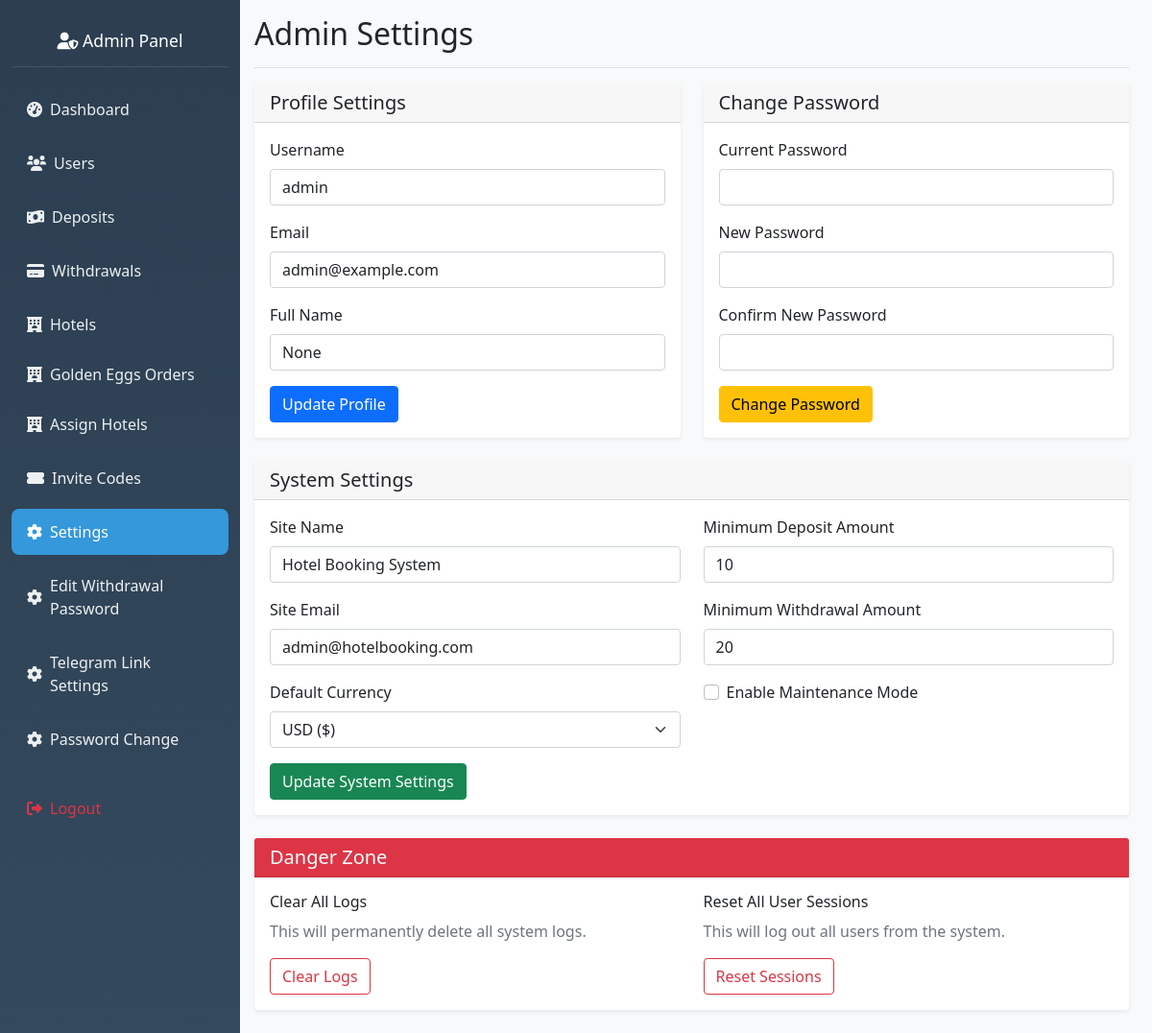
Screenshot of /admin/settings (signed in) with the database file from the repository.
### hotel_app/models.py (models this page shows, shortened)
class Admin(db.Model):
    __tablename__ = 'admin'
    id = db.Column(db.Integer, primary_key=True)
    username = db.Column(db.String(80), unique=True, nullable=False)
    email = db.Column(db.String(120), unique=True, nullable=False)
    password_hash = db.Column(db.String(255), nullable=False)
    full_name = db.Column(db.String(100))
    role = db.Column(db.String(50), default='admin')
    is_active = db.Column(db.Boolean, default=True)
    created_at = db.Column(db.DateTime, default=datetime.utcnow)
    last_login = db.Column(db.DateTime)
    processed_deposits = db.relationship(
        'DepositRequest',
        backref='processed_by_admin',
        lazy='dynamic'
    )
    processed_withdrawals = db.relationship(
        'WithdrawalRequest',
        backref='processed_by_admin',
        lazy='dynamic'
    )
    created_golden_eggs = db.relationship(
        'GoldenEgg',
        foreign_keys='GoldenEgg.created_by',
        backref='creator',
        lazy='dynamic'
    )

### hotel_app/routes.py (the view, shortened to what this page needs)
@app.route('/admin/settings', methods=['GET', 'POST'])
@admin_required
def admin_settings():
    admin = Admin.query.get(session['admin_id'])
    return render_template('admin_settings.html', admin=admin)

### hotel_app/routes.py (called while the page is built)
def admin_required(f):
    @wraps(f)
    def wrapper(*args, **kwargs):
        admin_id = session.get('admin_id')
        if not admin_id:
            flash("Admin login required.", "danger")
            return redirect(url_for('admin_login'))
        admin = Admin.query.get(admin_id)
        if not admin or not admin.is_active:
            session.pop('admin_id', None)
            flash("Admin access denied.", "danger")
            return redirect(url_for('admin_login'))
        g.current_admin = admin
        return f(*args, **kwargs)
    return wrapper

@app.before_request
def check_admin_routes():
    if request.endpoint and request.endpoint.startswith('admin_') and request.endpoint != 'admin_login':
        if 'admin_id' not in session:
            return redirect(url_for('admin_login'))

### hotel_app/templates/admin_settings.html (shortened to what this page needs)
{% extends "admin_base.html" %}
{% block content %}
<div class="d-flex justify-content-between flex-wrap flex-md-nowrap align-items-center pb-2 mb-3 border-bottom">
    <h1 class="h2">Admin Settings</h1>
</div>
<div class="row">
    <div class="col-md-6">
        <div class="card">
            <div class="card-header">
                <h5 class="card-title mb-0">Profile Settings</h5>
            </div>
            <div class="card-body">
                <form method="POST" action="{{ url_for('admin_settings') }}">
                    <div class="mb-3">
                        <label for="username" class="form-label">Username</label>
                        <input type="text" class="form-control" id="username" name="username"
                               value="{{ admin.username if admin else '' }}" required>
                    </div>
                    <div class="mb-3">
                        <label for="email" class="form-label">Email</label>
                        <input type="email" class="form-control" id="email" name="email"
                               value="{{ admin.email if admin else '' }}" required>
                    </div>
                    <div class="mb-3">
                        <label for="full_name" class="form-label">Full Name</label>
                        <input type="text" class="form-control" id="full_name" name="full_name"
                               value="{{ admin.full_name if admin else '' }}">
                    </div>
                    <button type="submit" class="btn btn-primary">Update Profile</button>
                </form>
            </div>
        </div>
    </div>
    <div class="col-md-6">
        <div class="card">
            <div class="card-header">
                <h5 class="card-title mb-0">Change Password</h5>
            </div>
            <div class="card-body">
                <form method="POST" action="{{ url_for('admin_settings') }}">
                    <div class="mb-3">
                        <label for="current_password" class="form-label">Current Password</label>
                        <input type="password" class="form-control" id="current_password" name="current_password" required>
                    </div>
                    <div class="mb-3">
                        <label for="new_password" class="form-label">New Password</label>
                        <input type="password" class="form-control" id="new_password" name="new_password" required>
                    </div>
                    <div class="mb-3">
                        <label for="confirm_password" class="form-label">Confirm New Password</label>
                        <input type="password" class="form-control" id="confirm_password" name="confirm_password" required>
                    </div>
                    <button type="submit" class="btn btn-warning">Change Password</button>
                </form>
            </div>
        </div>
    </div>
</div>
<div class="row mt-4">
    <div class="col-md-12">
        <div class="card">
            <div class="card-header">
                <h5 class="card-title mb-0">System Settings</h5>
            </div>
            <div class="card-body">
                <form method="POST" action="{{ url_for('admin_settings') }}">
                    <div class="row">
                        <div class="col-md-6">
                            <div class="mb-3">
                                <label for="site_name" class="form-label">Site Name</label>
                                <input type="text" class="form-control" id="site_name" name="site_name"
                                       value="Hotel Booking System">
                            </div>
                            <div class="mb-3">
                                <label for="site_email" class="form-label">Site Email</label>
                                <input type="email" class="form-control" id="site_email" name="site_email"
                                       value="admin@hotelbooking.com">
                            </div>
                            <div class="mb-3">
                                <label for="currency" class="form-label">Default Currency</label>
                                <select class="form-select" id="currency" name="currency">
                                    <option value="USD" selected>USD ($)</option>
                                </select>
                            </div>
                        </div>
                        <div class="col-md-6">
                            <div class="mb-3">
                                <label for="min_deposit" class="form-label">Minimum Deposit Amount</label>
                                <input type="number" class="form-control" id="min_deposit" name="min_deposit"
                                       value="10" step="0.01" min="0">
                            </div>
                            <div class="mb-3">
                                <label for="min_withdrawal" class="form-label">Minimum Withdrawal Amount</label>
                                <input type="number" class="form-control" id="min_withdrawal" name="min_withdrawal"
                                       value="20" step="0.01" min="0">
                            </div>
                            <div class="mb-3">
                                <div class="form-check">
                                    <input class="form-check-input" type="checkbox" id="maintenance_mode" name="maintenance_mode">
                                    <label class="form-check-label" for="maintenance_mode">
                                        Enable Maintenance Mode
                                    </label>
                                </div>
                            </div>
                        </div>
                    </div>
                    <button type="submit" class="btn btn-success">Update System Settings</button>
                </form>
            </div>
        </div>
    </div>
</div>
<div class="row mt-4">
    <div class="col-md-12">
        <div class="card border-danger">
            <div class="card-header bg-danger text-white">
                <h5 class="card-title mb-0">Danger Zone</h5>
            </div>
            <div class="card-body">
                <div class="row">
                    <div class="col-md-6">
                        <h6>Clear All Logs</h6>
                        <p class="text-muted">This will permanently delete all system logs.</p>
                        <button type="button" class="btn btn-outline-danger" onclick="confirmClearLogs()">
                            Clear Logs
                        </button>
                    </div>
                    <div class="col-md-6">
                        <h6>Reset All User Sessions</h6>
                        <p class="text-muted">This will log out all users from the system.</p>
                        <button type="button" class="btn btn-outline-danger" onclick="confirmResetSessions()">
                            Reset Sessions
                        </button>
                    </div>
                </div>
            </div>
        </div>
    </div>
</div>
{% endblock %}

### hotel_app/static/css/admin.css (style rules this page uses)
.card { border: none; box-shadow: 0 0.125rem 0.25rem rgba(0, 0, 0, 0.075); }
@media (min-width: 992px) { .container-fluid .row { display: flex !important; flex-wrap: nowrap !important; } }
@media (min-width: 1200px) { .container-fluid .row { display: flex !important; } }

### rows the page displays
Admin: username "admin", email "admin@example.com", full_name "None"
